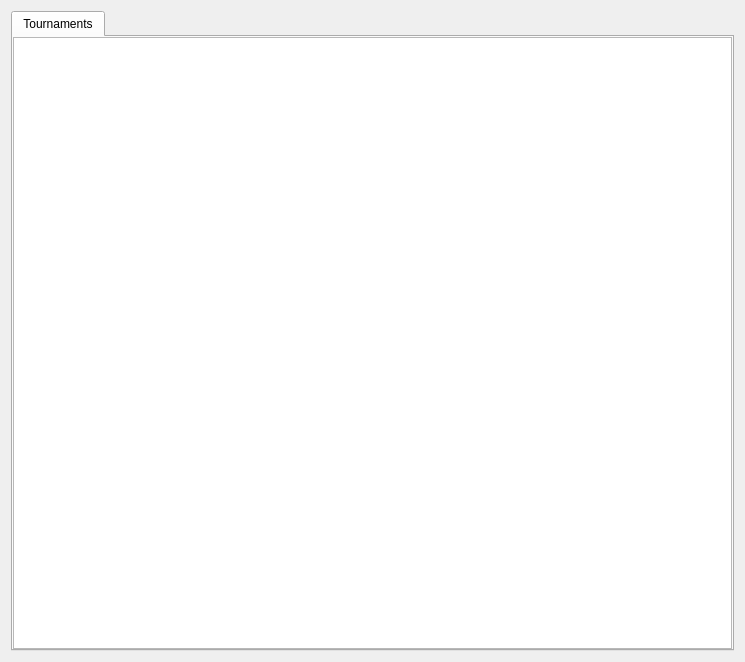
<?xml version="1.0" encoding="UTF-8"?>
<ui version="4.0">
 <class>Form</class>
 <widget class="QWidget" name="Form">
  <property name="geometry">
   <rect>
    <x>0</x>
    <y>0</y>
    <width>745</width>
    <height>662</height>
   </rect>
  </property>
  <property name="sizePolicy">
   <sizepolicy hsizetype="Expanding" vsizetype="Expanding">
    <horstretch>0</horstretch>
    <verstretch>0</verstretch>
   </sizepolicy>
  </property>
  <property name="windowTitle">
   <string>Form</string>
  </property>
  <layout class="QGridLayout" name="gridLayout_2">
   <item row="0" column="0">
    <widget class="QTabWidget" name="topTabs">
     <property name="currentIndex">
      <number>0</number>
     </property>
     <widget class="QWidget" name="tab">
      <attribute name="title">
       <string>Tournaments</string>
      </attribute>
      <layout class="QGridLayout" name="gridLayout">
       <property name="margin">
        <number>0</number>
       </property>
       <item row="0" column="0">
        <layout class="QVBoxLayout" name="verticalLayout_2">
         <property name="margin">
          <number>0</number>
         </property>
         <item>
          <widget class="QListWidget" name="tourneyList">
           <property name="focusPolicy">
            <enum>Qt::NoFocus</enum>
           </property>
           <property name="selectionMode">
            <enum>QAbstractItemView::NoSelection</enum>
           </property>
           <property name="iconSize">
            <size>
             <width>100</width>
             <height>100</height>
            </size>
           </property>
           <property name="textElideMode">
            <enum>Qt::ElideMiddle</enum>
           </property>
           <property name="verticalScrollMode">
            <enum>QAbstractItemView::ScrollPerPixel</enum>
           </property>
           <property name="horizontalScrollMode">
            <enum>QAbstractItemView::ScrollPerPixel</enum>
           </property>
           <property name="movement">
            <enum>QListView::Free</enum>
           </property>
           <property name="flow">
            <enum>QListView::LeftToRight</enum>
           </property>
           <property name="isWrapping" stdset="0">
            <bool>true</bool>
           </property>
           <property name="resizeMode">
            <enum>QListView::Adjust</enum>
           </property>
           <property name="layoutMode">
            <enum>QListView::Batched</enum>
           </property>
           <property name="spacing">
            <number>10</number>
           </property>
           <property name="viewMode">
            <enum>QListView::IconMode</enum>
           </property>
           <property name="uniformItemSizes">
            <bool>false</bool>
           </property>
           <property name="wordWrap">
            <bool>true</bool>
           </property>
           <property name="sortingEnabled">
            <bool>true</bool>
           </property>
          </widget>
         </item>
        </layout>
       </item>
      </layout>
     </widget>
    </widget>
   </item>
  </layout>
 </widget>
 <resources/>
 <connections/>
</ui>
